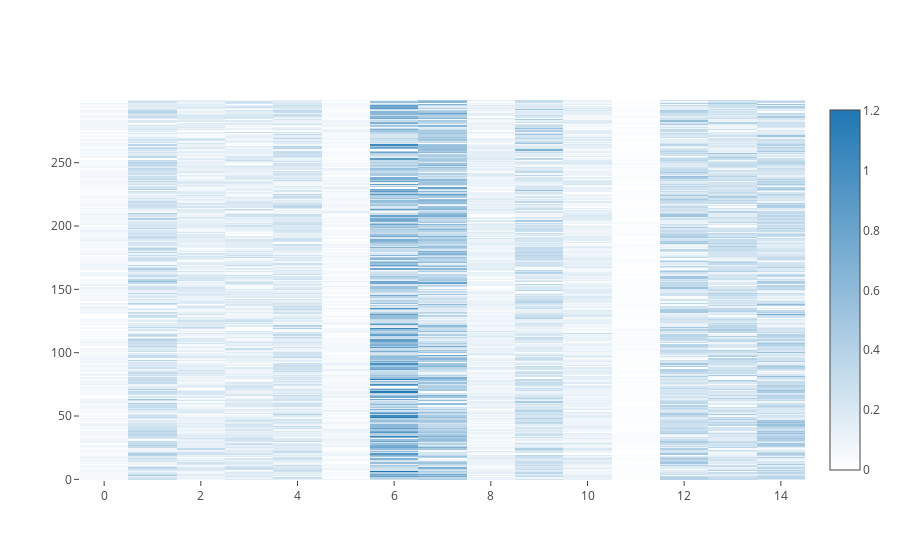

This figure's notebook cell:
### Code cell
trace = go.Heatmap(z=q_u_DF.iloc[:,1:].values,
                   x=q_u_DF.columns[1:].values,
                   y=q_u_DF.index.values,
                   colorscale=[[0.0, 'rgb(255,255,255)'], [1.0, 'rgb(31, 119, 180)']])

data=[trace]
iplot(data, filename='labelled-heatmap')

### Figure 1 — Plotly figure (JSON) as saved in the notebook; plotly's stock layout.template omitted (floating-point values rounded to 4 significant figures; data arrays with more than 128 entries replaced by an {"elided": "..."} marker saying what was removed)
{"data": [{"colorscale": [[0, "rgb(255,255,255)"], [1, "rgb(31, 119, 180)"]], "type": "heatmap", "uid": "92389be1-17f1-4b2a-bb41-4c487701acf0", "x": ["0", "1", "2", "3", "4", "5", "6", "7", "8", "9", "10", "11", "12", "13", "14"], "y": {"elided": "300 int values"}, "z": {"elided": "300x15 float values"}}], "layout": {"autosize": true, "xaxis": {"autorange": true, "range": [-0.5, 14.5], "type": "linear"}, "yaxis": {"autorange": true, "range": [-0.5, 299.5], "type": "linear"}}}
